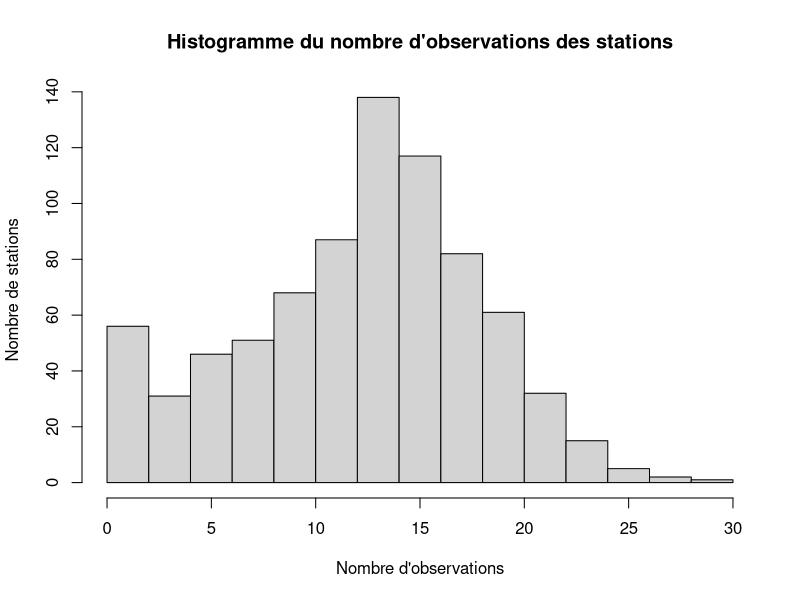
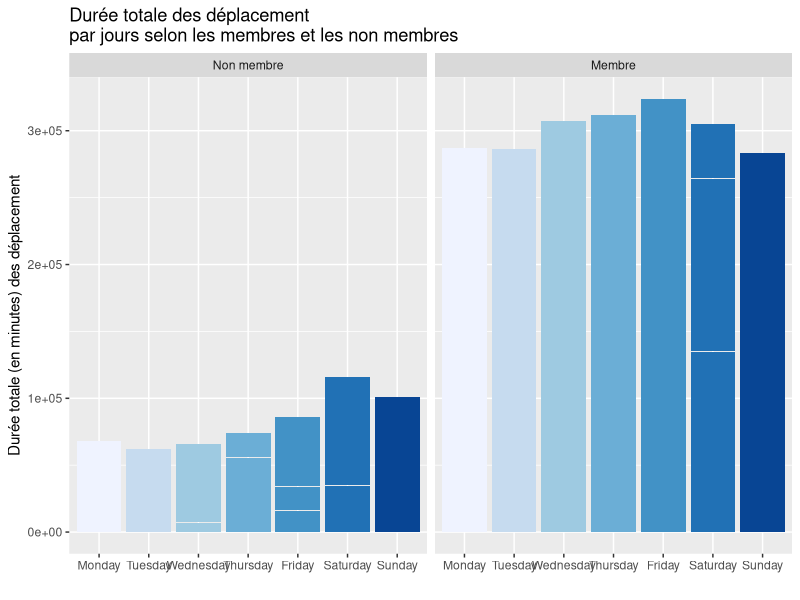
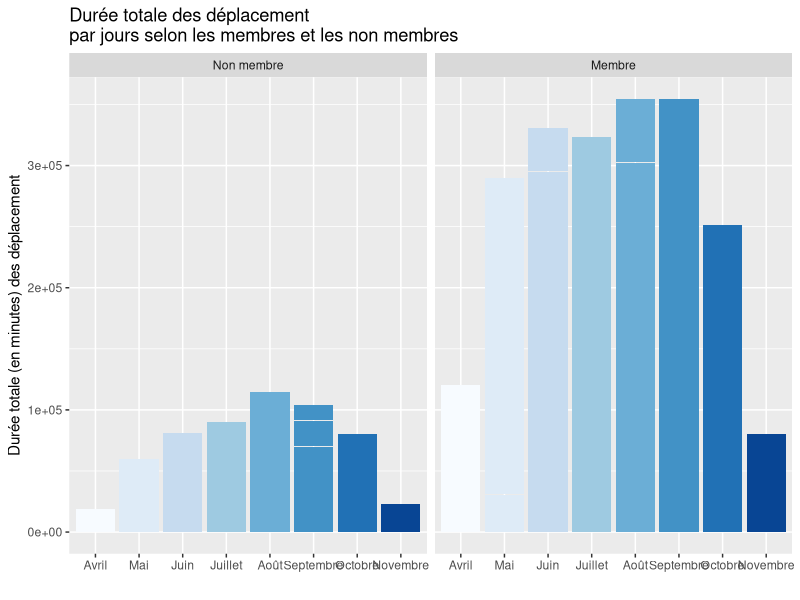
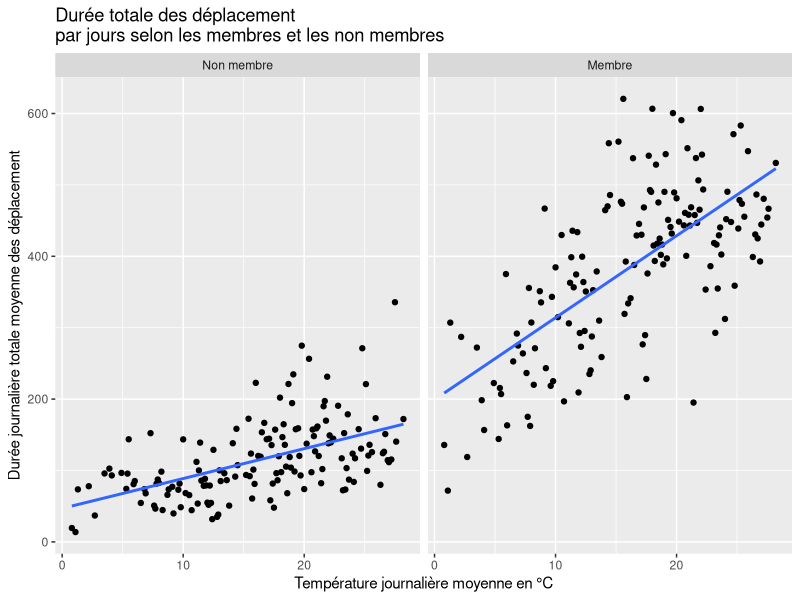
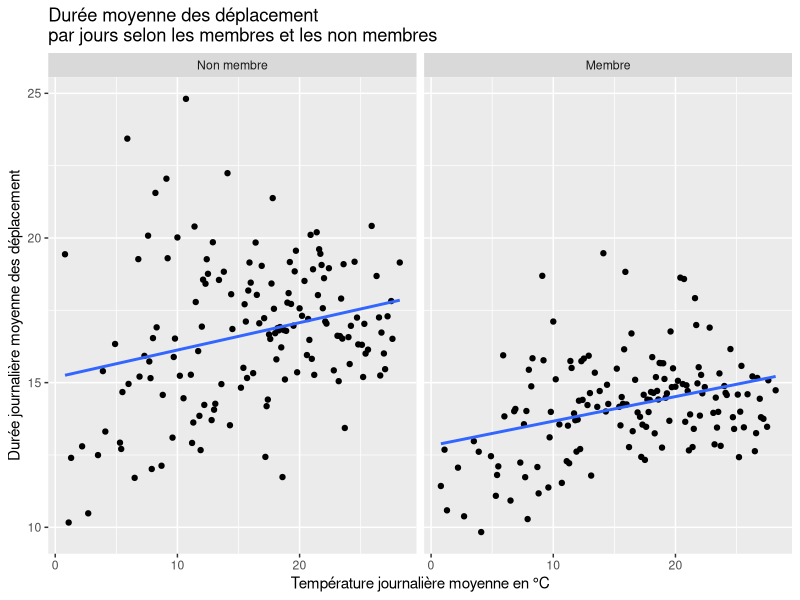
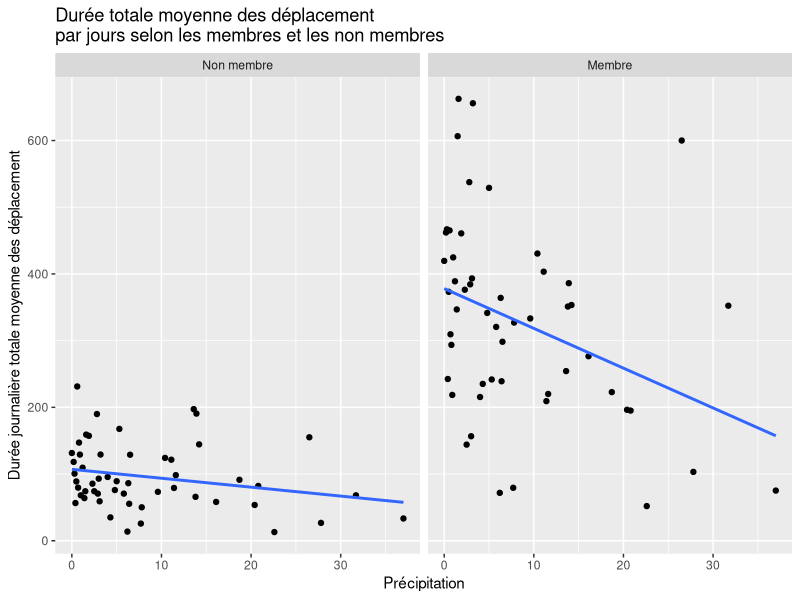
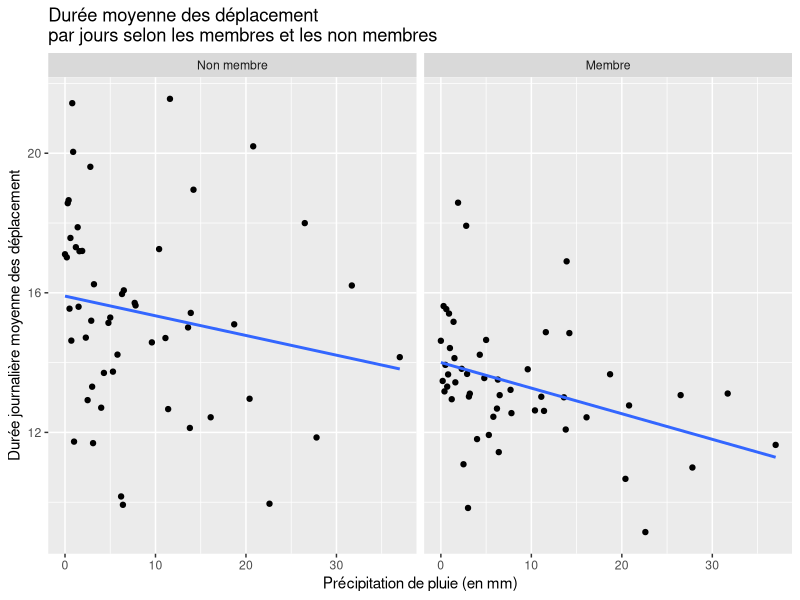
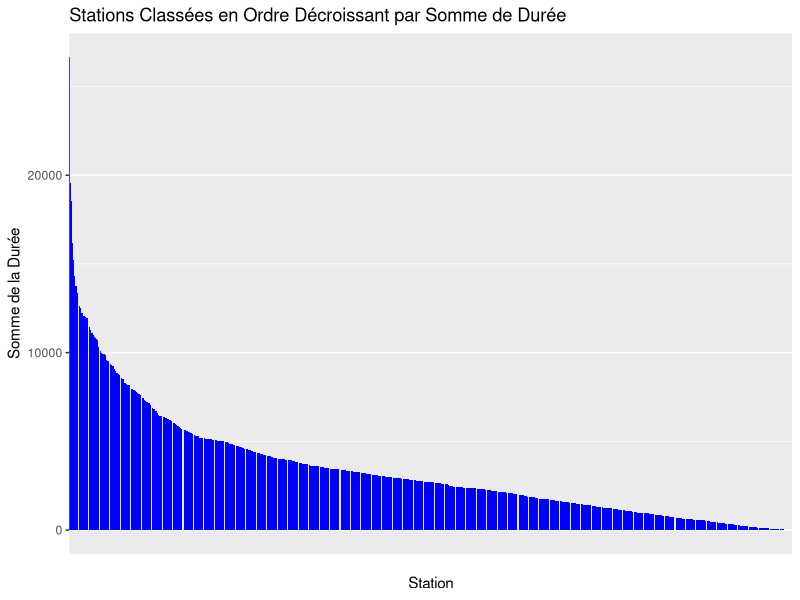

Reproduce these figures in R, in order.
## ---- chunk 1
knitr::opts_chunk$set(echo = FALSE)
knitr::opts_chunk$set(message = FALSE)
knitr::opts_chunk$set(warning = FALSE)
knitr::opts_chunk$set(error = FALSE)
## ---- chunk 2
library(tidyverse)
library(ggthemes)
library(RColorBrewer)
library(knitr)
## ---- chunk 3
dat = read.csv("bixi1.csv")

## ---- chunk 4
#Importation des données
bixi_raw_data_df= dat
#bixi_raw_data_df=read.table("raw_data/bixi1.csv", sep = ",", header = T)
## ---- chunk 5
knitr::kable(head(bixi_raw_data_df), caption="6 premières observations du jeu de données")
## ---- chunk 6
knitr::kable(tail(bixi_raw_data_df), caption="6 dernières observations du jeu de données")
## ---- chunk 7
str(bixi_raw_data_df)
## ---- chunk 8
options(knitr.kable.NA = "")
bixi_df=data.frame(station=as.factor(bixi_raw_data_df$station),
                   mm=as.factor(bixi_raw_data_df$mm),
                   dd=as.factor(bixi_raw_data_df$dd),
                   wday=as.factor(bixi_raw_data_df$wday),
                   mem=as.factor(bixi_raw_data_df$mem),
                   holiday=as.factor(bixi_raw_data_df$holiday),
                   bixi_raw_data_df[,7:ncol(bixi_raw_data_df)])
knitr::kable(summary(bixi_df), caption="Sommaire des observations")
## ---- chunk 9
freqTable_station=table(bixi_df$station)
hist(freqTable_station, xlab = "Nombre d'observations", ylab = "Nombre de stations", main = "Histogramme du nombre d'observations des stations")
## ---- chunk 10
dat$wday <- factor(dat$wday,
                   levels = c("Monday", "Tuesday", "Wednesday", "Thursday", "Friday", "Saturday", "Sunday"))

label <- c(`1` = "Membre", `0` = "Non membre")
## ---- chunk 11
ggplot(dat, aes(x=wday, y=dur,
           fill = wday)) +
  geom_bar(stat = "identity") +
  scale_fill_brewer(palette = "Blues")+
  facet_wrap(~ mem,labeller=labeller(mem=label))+
  theme(legend.position="none")+
  labs(title = "Durée totale des déplacement \npar jours selon les membres et les non membres")+
  xlab("")+
  ylab("Durée totale (en minutes) des déplacement")
## ---- chunk 12
dat$wday <- factor(dat$wday,
                   levels = c("Monday", "Tuesday", "Wednesday", "Thursday", "Friday", "Saturday", "Sunday"))

label <- c(`1` = "Membre", `0` = "Non membre")
## ---- chunk 13
ggplot(dat, aes(as.factor(mm), dur, fill = as.factor(mm))) +
  geom_bar(stat = "identity") +
  scale_fill_brewer(palette = "Blues")+
  facet_wrap(~ mem,labeller=labeller(mem=label))+
  theme(legend.position="none")+
  scale_x_discrete(breaks = 4:11,labels=c("Avril","Mai","Juin", "Juillet", "Août", "Septembre", "Octobre", "Novembre")) +
  labs(title = "Durée totale des déplacement \npar jours selon les membres et les non membres")+
  xlab("")+
  ylab("Durée totale (en minutes) des déplacement")
## ---- chunk 14
dat_temp <- dat %>%
  select(mem, dur, temp, avg) %>% 
  group_by(temp, mem) %>%
  summarise(dur = (mean(dur)),
            avg = mean(avg))
## ---- chunk 15
ggplot(dat_temp, aes(temp, dur)) +
  geom_point() +
  facet_wrap(~mem,labeller=labeller(mem=label))+
  geom_smooth(method='lm',  se=FALSE) +
  labs(title = "Durée totale des déplacement \npar jours selon les membres et les non membres")+
  xlab("Température journalière moyenne en °C")+
  ylab("Durée journalière totale moyenne des déplacement")

ggplot(dat_temp, aes(temp, avg)) +
  geom_point() +
  facet_wrap(~mem,labeller=labeller(mem=label))+
  geom_smooth(method='lm',  se=FALSE) +
  labs(title = "Durée moyenne des déplacement \npar jours selon les membres et les non membres")+
  xlab("Température journalière moyenne en °C")+
  ylab("Durée journalière moyenne des déplacement")

dat_temp_cor = dat_temp %>% 
  group_by(mem) %>%
  summarise(cor = cor(temp,dur),
            cor_avg = cor(temp,avg))
## ---- chunk 16
dat_rain <- dat %>%
  select(mem, dur, rain, avg) %>% 
  group_by(rain, mem) %>%
  summarise(dur = mean(dur),
            avg = mean(avg))

## ---- chunk 17
ggplot(dat_rain, aes(rain, dur)) +
  geom_point() +
  facet_wrap(~mem,labeller=labeller(mem=label)) +
  geom_smooth(method='lm', se=FALSE) +
  labs(title = "Durée totale moyenne des déplacement \npar jours selon les membres et les non membres")+
  xlab("Précipitation")+
  ylab("Durée journalière totale moyenne des déplacement")

ggplot(dat_rain, aes(rain, avg)) +
  geom_point() +
  facet_wrap(~mem,labeller=labeller(mem=label)) +
  geom_smooth(method='lm', se=FALSE) +
  labs(title = "Durée moyenne des déplacement \npar jours selon les membres et les non membres")+
  xlab("Précipitation de pluie (en mm)")+
  ylab("Durée journalière moyenne des déplacement")

dat_rain_cor = dat_rain %>% 
  group_by(mem) %>%
  summarise(cor = cor(rain,dur),
            cor_avg = cor(rain,avg))
## ---- chunk 18
dat_mem <- dat %>%
  select(mem, avg, dur) %>% 
  group_by(mem) %>%
  summarise(avg = mean(avg), dur = sum(dur)) %>% 
  mutate(dur_relative = ifelse(mem == 1, dur / sum(dat$mem == 1), dur / sum(dat$mem ==0))) %>% 
  mutate(mem = ifelse(mem == 1, "Membre", "Non-membre"))
## ---- chunk 19
kable(dat_mem, col.names = c("Membre", "Durée moyenne", "Durée totale", "Durée totale relative"), caption = "Détail sur la durée selon les abonnements")
## ---- chunk 20
dat_hol <- dat %>%
  select(holiday, avg, dur) %>% 
  group_by(holiday) %>%
  summarise(avg = mean(avg), dur = sum(dur)) %>% 
  mutate(dur_relative = ifelse(holiday == 1, dur / sum(dat$holiday == 1), dur / sum(dat$holiday ==0))) %>% 
  mutate(holiday = ifelse(holiday == 1, "Férié", "Non férié"))


kable(dat_hol, col.names = c("Jour", "Durée moyenne", "Durée totale", "Durée totale relative"), caption = "Détail sur la durée selon les fériés")

## ---- chunk 21
dat_station = dat %>% group_by(station) %>% summarise(dur = sum(dur))
data <- dat_station[order(-dat_station$dur), ]

# Créer un graphique à barres classant les stations en ordre décroissant
ggplot(data, aes(x = factor(station, levels = unique(data$station)), y = dur)) +
  geom_bar(stat = "identity", fill = "blue") +
  labs(x = "Station", y = "Somme de la Durée", title = "Stations Classées en Ordre Décroissant par Somme de Durée") +
  scale_x_discrete(labels = rep("", length(data$station))) +
  theme(panel.grid.major.x = element_blank(),
        axis.ticks.x = element_blank())
  
top3_stat_dur = head(data, 3)
## ---- chunk 22
dat_temp_ntot <- dat %>%
  select(mem, n_tot, temp) %>% 
  group_by(temp, mem) %>%
  summarise(n_tot = (mean(n_tot)))

ggplot(dat_temp_ntot, aes(temp, n_tot)) +
  geom_point() + geom_smooth(method='lm', se=FALSE) +
  facet_wrap(~mem,labeller=labeller(mem=label)) +
  labs(title = "Nombre moyen de déplacements \npar rapport à la température")+
  xlab("Température en °C")+
  ylab("Nombre de déplacement moyen")

dat_temp_ntot_cor = dat_temp_ntot %>% 
  group_by(mem) %>%
  summarise(cor = cor(temp,n_tot))
## ---- chunk 23

mean_temp_vs_mm <- round(aggregate(dat$temp~dat$mm, FUN=mean, na.rm = TRUE), digits=2)
kable(mean_temp_vs_mm, col.names = c("Mois","Température moyenne (°C)"), caption = "Température moyenne par mois")

## ---- chunk 24
dat_rain_ntot <- dat %>%
  select(mem, n_tot, rain) %>% 
  group_by(rain, mem) %>%
  summarise(n_tot = ((n_tot)))

ggplot(dat_rain_ntot, aes(rain, n_tot)) +
  geom_point() + geom_smooth(method='lm', se=FALSE) +
  facet_wrap(~mem,labeller=labeller(mem=label)) +
  labs(title = "Nombre moyen de déplacements \npar rapport à la quantité de précipitations")+
  xlab("Quantité de précipitations (mm) par jour")+
  ylab("Nombre de déplacement moyen")

dat_rain_ntot_cor = dat_rain_ntot %>% 
  group_by(mem) %>%
  summarise(cor = cor(rain,n_tot))
## ---- chunk 25

dat_n_tot_wday <- dat %>%
  select(mem, n_tot, wday, n_AM, n_PM) %>% 
  group_by(wday, mem) %>%
  summarise(n_tot = round((mean(n_tot)),digits=2),
            n_AM =  round((mean(n_AM)),digits=2),
            n_PM =  round((mean(n_PM)),digits=2))

monday <- select(filter(dat, wday == "Monday" & mem == 1),n_tot,n_AM,n_PM)
v_monday <- c(mean(monday$n_AM),mean(monday$n_PM), mean(monday$n_tot-monday$n_AM-monday$n_PM),mean(monday$n_tot))

monday_nm <- select(filter(dat, wday == "Monday" & mem == 0),n_tot,n_AM,n_PM)
v_monday_nm <- c(mean(monday_nm$n_AM),mean(monday_nm$n_PM),mean(monday_nm$n_tot-monday_nm$n_AM-monday_nm$n_PM),mean(monday_nm$n_tot))


tuesday <- select(filter(dat, wday == "Tuesday" & mem == 1),n_tot,n_AM,n_PM)
v_tuesday <- c(mean(tuesday$n_AM),mean(tuesday$n_PM), mean(tuesday$n_tot-tuesday$n_AM-tuesday$n_PM),mean(tuesday$n_tot))

tuesday_nm <- select(filter(dat, wday == "Tuesday" & mem == 0),n_tot,n_AM,n_PM)
v_tuesday_nm <- c(mean(tuesday_nm$n_AM),mean(tuesday_nm$n_PM),mean(tuesday_nm$n_tot-tuesday_nm$n_AM-tuesday_nm$n_PM),mean(tuesday_nm$n_tot))


wednesday <- select(filter(dat, wday == "Wednesday" & mem == 1),n_tot,n_AM,n_PM)
v_wednesday <- c(mean(wednesday$n_AM),mean(wednesday$n_PM), mean(wednesday$n_tot-wednesday$n_AM-wednesday$n_PM),mean(wednesday$n_tot))

wednesday_nm <- select(filter(dat, wday == "Wednesday" & mem == 0),n_tot,n_AM,n_PM)
v_wednesday_nm <- c(mean(wednesday_nm$n_AM),mean(wednesday_nm$n_PM),mean(wednesday_nm$n_tot-wednesday_nm$n_AM-wednesday_nm$n_PM),mean(wednesday_nm$n_tot))


thursday <- select(filter(dat, wday == "Thursday" & mem == 1),n_tot,n_AM,n_PM)
v_thursday <- c(mean(thursday$n_AM),mean(thursday$n_PM), mean(thursday$n_tot-thursday$n_AM-thursday$n_PM),mean(thursday$n_tot))

thursday_nm <- select(filter(dat, wday == "Thursday" & mem == 0),n_tot,n_AM,n_PM)
v_thursday_nm <- c(mean(thursday_nm$n_AM),mean(thursday_nm$n_PM),mean(thursday_nm$n_tot-thursday_nm$n_AM-thursday_nm$n_PM),mean(thursday_nm$n_tot))


friday <- select(filter(dat, wday == "Friday" & mem == 1),n_tot,n_AM,n_PM)
v_friday <- c(mean(friday$n_AM),mean(friday$n_PM), mean(friday$n_tot-friday$n_AM-friday$n_PM),mean(friday$n_tot))

friday_nm <- select(filter(dat, wday == "Friday" & mem == 0),n_tot,n_AM,n_PM)
v_friday_nm <- c(mean(friday_nm$n_AM),mean(friday_nm$n_PM),mean(friday_nm$n_tot-friday_nm$n_AM-friday_nm$n_PM),mean(friday_nm$n_tot))


saturday <- select(filter(dat, wday == "Saturday" & mem == 1),n_tot,n_AM,n_PM)
v_saturday <- c(mean(saturday$n_AM),mean(saturday$n_PM), mean(saturday$n_tot-saturday$n_AM-saturday$n_PM),mean(saturday$n_tot))

saturday_nm <- select(filter(dat, wday == "Saturday" & mem == 0),n_tot,n_AM,n_PM)
v_saturday_nm <- c(mean(saturday_nm$n_AM),mean(saturday_nm$n_PM),mean(saturday_nm$n_tot-saturday_nm$n_AM-saturday_nm$n_PM),mean(saturday_nm$n_tot))


sunday <- select(filter(dat, wday == "Sunday" & mem == 1),n_tot,n_AM,n_PM)
v_sunday <- c(mean(sunday$n_AM),mean(sunday$n_PM), mean(sunday$n_tot-sunday$n_AM-sunday$n_PM),mean(sunday$n_tot))

sunday_nm <- select(filter(dat, wday == "Sunday" & mem == 0),n_tot,n_AM,n_PM)
v_sunday_nm <- c(mean(sunday_nm$n_AM),mean(sunday_nm$n_PM),mean(sunday_nm$n_tot-sunday_nm$n_AM-sunday_nm$n_PM),mean(sunday_nm$n_tot))


v_semaine <- c(mean(v_monday[1],v_tuesday[1],v_wednesday[1],v_thursday[1],v_friday[1]),+
             mean(v_monday[2],v_tuesday[2],v_wednesday[2],v_thursday[2],v_friday[2]),+
             mean(v_monday[3],v_tuesday[3],v_wednesday[3],v_thursday[3],v_friday[3]),+
             mean(v_monday[4],v_tuesday[4],v_wednesday[4],v_thursday[4],v_friday[4]))

v_fin_semaine <- c(mean(v_saturday[1],v_sunday[1]),+
                 mean(v_saturday[2],v_sunday[2]),+
                 mean(v_saturday[3],v_sunday[3]),+
                 mean(v_saturday[4],v_sunday[4]))


v_semaine_nm <- c(mean(v_monday_nm[1],v_tuesday_nm[1],v_wednesday_nm[1],v_thursday_nm[1],v_friday_nm[1]),+
             mean(v_monday_nm[2],v_tuesday_nm[2],v_wednesday_nm[2],v_thursday_nm[2],v_friday_nm[2]),+
             mean(v_monday_nm[3],v_tuesday_nm[3],v_wednesday_nm[3],v_thursday_nm[3],v_friday_nm[3]),+
             mean(v_monday_nm[4],v_tuesday_nm[4],v_wednesday_nm[4],v_thursday_nm[4],v_friday_nm[4]))

v_fin_semaine_nm <- c(mean(v_saturday_nm[1],v_sunday_nm[1]),+
                 mean(v_saturday_nm[2],v_sunday_nm[2]),+
                 mean(v_saturday_nm[3],v_sunday_nm[3]),+
                 mean(v_saturday_nm[4],v_sunday_nm[4]))

n_tot_vs_day = ceiling(c(v_monday, v_tuesday, v_wednesday, v_thursday, v_friday, v_saturday, v_sunday, v_semaine, v_fin_semaine))
n_tot_vs_day_nm = ceiling(c(v_monday_nm, v_tuesday_nm, v_wednesday_nm, v_thursday_nm, v_friday_nm, v_saturday_nm, v_sunday_nm, v_semaine_nm, v_fin_semaine_nm))


moment <- rep(c("AM", "PM", "Nuit", "Total"),9)

day <- c(rep("Lundi",4), rep("Mardi",4), rep("Mercredi",4), rep("Jeudi",4), rep("Vendredi",4), rep("Samedi",4), rep("Dimanche",4), rep("Semaine",4), rep("Fin de semaine",4))

wday_data_n <- data.frame(moment,n_tot_vs_day,day)
wday_data_n_nm <- data.frame(moment,n_tot_vs_day_nm,day)

wday_data_n <- wday_data_n %>% mutate(day=factor(day, 
                                      levels=c("Lundi", "Mardi", "Mercredi",
                                               "Jeudi", "Vendredi", "Samedi", 
                                               "Dimanche", "Semaine", "Fin de semaine"), ordered=TRUE))

wday_data_n_nm <- wday_data_n_nm %>% mutate(day=factor(day, 
                                      levels=c("Lundi", "Mardi", "Mercredi",
                                               "Jeudi", "Vendredi", "Samedi", 
                                               "Dimanche", "Semaine", "Fin de semaine"), ordered=TRUE))

ggplot(wday_data_n, aes(fill=moment,y = n_tot_vs_day, x = day )) + geom_bar(position="dodge", stat="identity")+
geom_text(aes(label=n_tot_vs_day), position=position_dodge(width=0.9), vjust=-0.25)+geom_vline(xintercept=7.5, linetype="dotted", color="red", size = 0.8)

ggplot(wday_data_n_nm, aes(fill=moment,y = n_tot_vs_day_nm, x = day )) + geom_bar(position="dodge", stat="identity")+
geom_text(aes(label=n_tot_vs_day_nm), position=position_dodge(width=0.9), vjust=-0.25)+
  geom_vline(xintercept=7.5, linetype="dotted", color="red", size = 0.8)
              
## ---- chunk 26

dat_hol_n_tot <- dat %>%
  select(holiday, n_tot) %>% 
  group_by(holiday) %>%
  mutate(mean_n_tot = n_tot) %>% 
  summarise(mean_n_tot = mean(n_tot), n_tot = sum(n_tot)) %>%
  mutate(holiday = ifelse(holiday == 1, "Férié", "Non férié"))

kable(dat_hol_n_tot, col.names = c("Jour", "Nb. déplacement moyen", "Nb. déplacement total"), caption = "Détail sur le nombre de déplacement selon les fériés")

## ---- chunk 27

dat_mem_n_tot <- dat %>%
  select(mem, n_tot) %>% 
  group_by(mem) %>%
  mutate(mean_n_tot = n_tot) %>%
  summarise(mean_n_tot = mean(n_tot), n_tot = sum(n_tot)) %>% 
  mutate(mem = ifelse(mem == 1, "Membre", "Non-membre"))

kable(dat_mem_n_tot, col.names = c("Membre", "Nb. de déplacement moyen", "Nb. de déplacement total"), caption = "Détail sur le nombre de déplacement selon les abonnements")
## ---- chunk 28

dat_n_tot_vs_mois <- dat %>%
  select(mem, n_tot, mm) %>% 
  group_by(mm, mem) %>%
  summarise(n_tot = (sum(n_tot)))

mois <- c(rep("Avril",2), rep("Mai",2), rep("Juin",2), rep("Juillet",2), rep("Août",2), rep("Septembre",2), rep("Octobre",2), rep("Novembre",2))

dat_n_tot_vs_mois <- dat_n_tot_vs_mois %>% mutate(mm=factor(mm, levels=c(4:11), ordered=TRUE))

ggplot(dat_n_tot_vs_mois, aes(x=mm, y=n_tot,
           fill = mois)) +
  geom_bar(stat = "identity") +
  scale_fill_brewer(palette = "Blues")+
  facet_wrap(~ mem,labeller=labeller(mem=label))+
  theme(legend.position="none")+
  labs(title = "Nombre de déplacement \npar jours selon les membres et les non membres")+
  xlab("")+
  ylab("Nombre de déplacement")

## ---- chunk 29

dat_n_tot_station <- dat %>%
  select(mem, n_tot, station) %>% 
  group_by(station, mem) %>%
  summarise(n_tot = (sum(n_tot)))%>% 
  add_count(station) %>% 
  filter(dense_rank(n_tot) < 14)


plot(dat_n_tot_station$station,dat_n_tot_station$n_tot)
## ---- chunk 30
kable(cor(dat$rev, dat$dur, use = "complete.obs"), caption="Corrélation entre le revenu et la durée de trajet",col.names = c(""))

## ---- chunk 31

#ggplot(dat,aes(as.factor(wday), rev, fill=as.factor(wday)))+
#  geom_bar(stat = "identity")+
#  scale_fill_brewer(palette = "Blues")+
#  theme_minimal()+
#  theme(legend.position = "none")+
#  ggtitle("Revenu selon les journées de la semaine")+
#  ylab("Revenu")+
#  xlab("")

df_Nmem_compl <- dat  %>% subset(mem == '0')

dat_rev <- df_Nmem_compl %>%
  select(rev, holiday) %>% 
  group_by(holiday) %>%
  summarise(rev_moyen = mean(rev),rev_total = sum(rev)) %>% 
  mutate(holiday = ifelse(holiday == 1, "Journée fériée", "journée normale"))

dat_rev

kable(dat_rev, col.names = c("", "Revenu moyen", "Revenu total"), caption = "Détails entre les journées fériées et le revenu rapporté par les non-membres")
## ---- chunk 32
knitr::kable(summary(dat), caption="tableau")

## ---- chunk 33
donnees_summary <- dat %>%
  group_by(mem) %>%
  summarise(percentage = n() / nrow(dat) * 100)
# Création variable pour afficher en %

# Création du graphique à barres
ggplot(data = donnees_summary, aes(x = factor(mem), y = percentage, fill = factor(mem))) +
  geom_bar(stat = "identity") +
  guides(fill=guide_legend(title = "Membre"))+
  ggtitle("Pourcentage de membre et de non membre BIXI")+
  xlab("")+
  ylab("Pourcentage")+
  theme_minimal()
## ---- chunk 34
dat %>%  ggplot(aes(avg,temp))+
  geom_point()+
  theme_minimal()

dat %>% ggplot(aes(dur))+
  geom_density()
  
